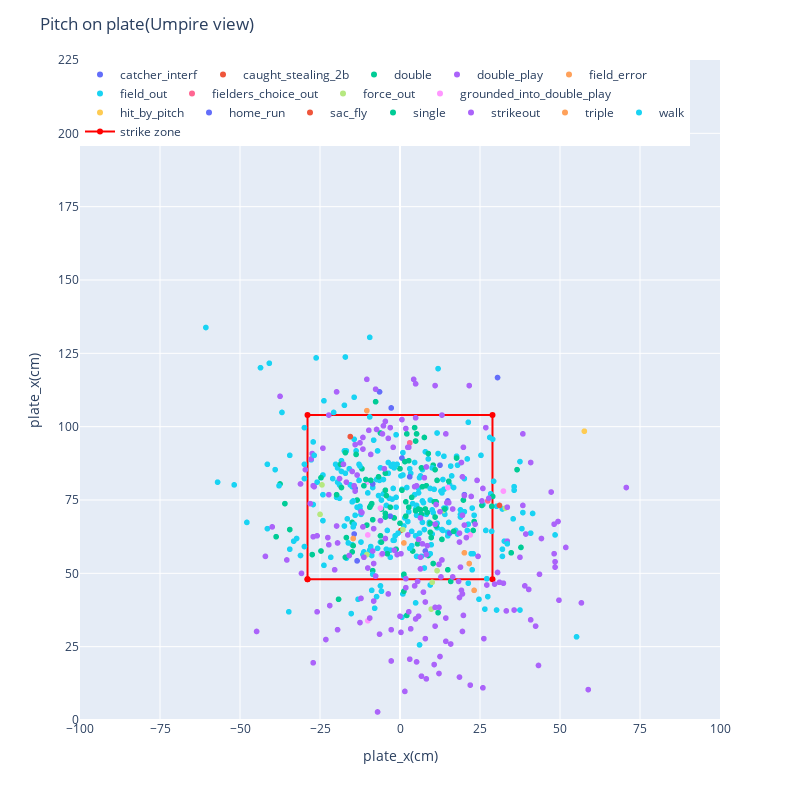

Write notebook code for a chart like this one.
### Code cell
# 結果ごとに可視化

_fig = plate(df, hover='events')
_fig.show()

### Figure 1 — Plotly figure (JSON) as saved in the notebook; plotly's stock layout.template omitted (floating-point values rounded to 4 significant figures; data arrays with more than 128 entries replaced by an {"elided": "..."} marker saying what was removed)
{"data": [{"customdata": [["2022-09-03T00:00:00", "Tucker, Kyle", "Ohtani, Shohei", 162.4, "4-Seam Fastball", null, null, null, "Kyle Tucker reaches on catcher interference by Max Stassi.    Jose Altuve to 3rd.    Alex Bregman to 2nd.    Kyle Tucker to 1st.", "foul"]], "hovertemplate": "<b>%{hovertext}</b><br><br>events=catcher_interf<br>plate_x_cm=%{x}<br>plate_z_cm=%{y}<br>game_date=%{customdata[0]}<br>batter_name=%{customdata[1]}<br>pitcher_name=%{customdata[2]}<br>effective_speed_kh=%{customdata[3]}<br>pitch_name=%{customdata[4]}<br>hit_distance_sc_m=%{customdata[5]}<br>launch_speed_kh=%{customdata[6]}<br>launch_angle=%{customdata[7]}<br>des=%{customdata[8]}<br>description=%{customdata[9]}<extra></extra>", "hovertext": ["catcher_interf"], "legendgroup": "catcher_interf", "marker": {"color": "#636efa", "symbol": "circle"}, "mode": "markers", "name": "catcher_interf", "showlegend": true, "type": "scattergl", "x": [30.48], "xaxis": "x", "y": [116.7], "yaxis": "y"}, {"customdata": [["2022-05-26T00:00:00", "Jansen, Danny", "Ohtani, Shohei", 134.6, "Slider", null, null, null, "Bo Bichette caught stealing 2nd base, catcher Max Stassi to second baseman Luis Rengifo.", "swinging_strike"]], "hovertemplate": "<b>%{hovertext}</b><br><br>events=caught_stealing_2b<br>plate_x_cm=%{x}<br>plate_z_cm=%{y}<br>game_date=%{customdata[0]}<br>batter_name=%{customdata[1]}<br>pitcher_name=%{customdata[2]}<br>effective_speed_kh=%{customdata[3]}<br>pitch_name=%{customdata[4]}<br>hit_distance_sc_m=%{customdata[5]}<br>launch_speed_kh=%{customdata[6]}<br>launch_angle=%{customdata[7]}<br>des=%{customdata[8]}<br>description=%{customdata[9]}<extra></extra>", "hovertext": ["caught_stealing_2b"], "legendgroup": "caught_stealing_2b", "marker": {"color": "#EF553B", "symbol": "circle"}, "mode": "markers", "name": "caught_stealing_2b", "showlegend": true, "type": "scattergl", "x": [0.3], "xaxis": "x", "y": [64.62], "yaxis": "y"}, {"customdata": {"elided": "22x10 mixed values"}, "hovertemplate": "<b>%{hovertext}</b><br><br>events=double<br>plate_x_cm=%{x}<br>plate_z_cm=%{y}<br>game_date=%{customdata[0]}<br>batter_name=%{customdata[1]}<br>pitcher_name=%{customdata[2]}<br>effective_speed_kh=%{customdata[3]}<br>pitch_name=%{customdata[4]}<br>hit_distance_sc_m=%{customdata[5]}<br>launch_speed_kh=%{customdata[6]}<br>launch_angle=%{customdata[7]}<br>des=%{customdata[8]}<br>description=%{customdata[9]}<extra></extra>", "hovertext": ["double", "double", "double", "double", "double", "double", "double", "double", "double", "double", "double", "double", "double", "double", "double", "double", "double", "double", "double", "double", "double", "double"], "legendgroup": "double", "marker": {"color": "#00cc96", "symbol": "circle"}, "mode": "markers", "name": "double", "showlegend": true, "type": "scattergl", "x": [2.13, 8.23, 10.36, -14.94, -9.45, 5.18, 23.16, -1.83, 8.84, -9.14, -34.44, 3.96, 19.81, 6.4, -13.41, -11.89, -27.43, -5.79, 22.86, -6.1, -8.53, -19.2], "xaxis": "x", "y": [97.54, 79.86, 86.87, 67.36, 72.54, 97.54, 67.67, 68.88, 56.08, 73.15, 64.92, 57.61, 74.98, 71.63, 74.98, 85.65, 56.39, 71.93, 64.62, 62.79, 50.9, 41.15], "yaxis": "y"}, {"customdata": [["2022-09-10T00:00:00", "Peña, Jeremy", "Ohtani, Shohei", 132, "Slider", 75.9, 128.2, 19, "Jeremy Pena lines into a double play, left fielder Mickey Moniak to first baseman Mike Ford.   Trey Mancini out at 1st.", "hit_into_play"]], "hovertemplate": "<b>%{hovertext}</b><br><br>events=double_play<br>plate_x_cm=%{x}<br>plate_z_cm=%{y}<br>game_date=%{customdata[0]}<br>batter_name=%{customdata[1]}<br>pitcher_name=%{customdata[2]}<br>effective_speed_kh=%{customdata[3]}<br>pitch_name=%{customdata[4]}<br>hit_distance_sc_m=%{customdata[5]}<br>launch_speed_kh=%{customdata[6]}<br>launch_angle=%{customdata[7]}<br>des=%{customdata[8]}<br>description=%{customdata[9]}<extra></extra>", "hovertext": ["double_play"], "legendgroup": "double_play", "marker": {"color": "#ab63fa", "symbol": "circle"}, "mode": "markers", "name": "double_play", "showlegend": true, "type": "scattergl", "x": [18.29], "xaxis": "x", "y": [47.24], "yaxis": "y"}, {"customdata": [["2022-08-27T00:00:00", "Biggio, Cavan", "Ohtani, Shohei", 159.0, "4-Seam Fastball", 21.95, 136.8, 4, "Cavan Biggio reaches on a fielding error by shortstop Andrew Velazquez.", "hit_into_play"], ["2022-04-14T00:00:00", "Semien, Marcus", "Ohtani, Shohei", 156.5, "4-Seam Fastball", 100.9, 151.8, 32, "Marcus Semien reaches on a fielding error by right fielder Jose Rojas.   Marcus Semien to 2nd.", "hit_into_play"], ["2022-08-03T00:00:00", "Laureano, Ramón", "Ohtani, Shohei", 140, "Slider", 1.22, 117.0, -23, "Ramon Laureano reaches on a throwing error by third baseman Luis Rengifo.", "hit_into_play"], ["2022-07-06T00:00:00", "Berti, Jon", "Ohtani, Shohei", 133.4, "Slider", 7.01, 115.4, -3, "Jon Berti reaches on a throwing error by shortstop Luis Rengifo.", "hit_into_play"]], "hovertemplate": "<b>%{hovertext}</b><br><br>events=field_error<br>plate_x_cm=%{x}<br>plate_z_cm=%{y}<br>game_date=%{customdata[0]}<br>batter_name=%{customdata[1]}<br>pitcher_name=%{customdata[2]}<br>effective_speed_kh=%{customdata[3]}<br>pitch_name=%{customdata[4]}<br>hit_distance_sc_m=%{customdata[5]}<br>launch_speed_kh=%{customdata[6]}<br>launch_angle=%{customdata[7]}<br>des=%{customdata[8]}<br>description=%{customdata[9]}<extra></extra>", "hovertext": ["field_error", "field_error", "field_error", "field_error"], "legendgroup": "field_error", "marker": {"color": "#FFA15A", "symbol": "circle"}, "mode": "markers", "name": "field_error", "showlegend": true, "type": "scattergl", "x": [-10.36, 1.22, 20.12, 21.64], "xaxis": "x", "y": [105.5, 60.35, 57, 53.34], "yaxis": "y"}, {"customdata": {"elided": "215x10 mixed values"}, "hovertemplate": "<b>%{hovertext}</b><br><br>events=field_out<br>plate_x_cm=%{x}<br>plate_z_cm=%{y}<br>game_date=%{customdata[0]}<br>batter_name=%{customdata[1]}<br>pitcher_name=%{customdata[2]}<br>effective_speed_kh=%{customdata[3]}<br>pitch_name=%{customdata[4]}<br>hit_distance_sc_m=%{customdata[5]}<br>launch_speed_kh=%{customdata[6]}<br>launch_angle=%{customdata[7]}<br>des=%{customdata[8]}<br>description=%{customdata[9]}<extra></extra>", "hovertext": {"elided": "215 str values"}, "legendgroup": "field_out", "marker": {"color": "#19d3f3", "symbol": "circle"}, "mode": "markers", "name": "field_out", "showlegend": true, "type": "scattergl", "x": {"elided": "215 float values"}, "xaxis": "x", "y": {"elided": "215 float values"}, "yaxis": "y"}, {"customdata": [["2022-06-09T00:00:00", "Cordero, Franchy", "Ohtani, Shohei", 159.5, "4-Seam Fastball", 3.66, 106.9, -13, "Franchy Cordero reaches on a fielder's choice out, shortstop Andrew Velazquez to catcher Max Stassi.   Alex Verdugo out at home.", "hit_into_play"], ["2022-05-05T00:00:00", "Martinez, J.D.", "Ohtani, Shohei", 144, "Split-Finger", 35.66, 128.3, 8, "J.D. Martinez reaches on a fielder's choice out, second baseman David Fletcher to shortstop Andrew Velazquez.   Rafael Devers out at 2nd.", "hit_into_play"]], "hovertemplate": "<b>%{hovertext}</b><br><br>events=fielders_choice_out<br>plate_x_cm=%{x}<br>plate_z_cm=%{y}<br>game_date=%{customdata[0]}<br>batter_name=%{customdata[1]}<br>pitcher_name=%{customdata[2]}<br>effective_speed_kh=%{customdata[3]}<br>pitch_name=%{customdata[4]}<br>hit_distance_sc_m=%{customdata[5]}<br>launch_speed_kh=%{customdata[6]}<br>launch_angle=%{customdata[7]}<br>des=%{customdata[8]}<br>description=%{customdata[9]}<extra></extra>", "hovertext": ["fielders_choice_out", "fielders_choice_out"], "legendgroup": "fielders_choice_out", "marker": {"color": "#FF6692", "symbol": "circle"}, "mode": "markers", "name": "fielders_choice_out", "showlegend": true, "type": "scattergl", "x": [3.05, 27.43], "xaxis": "x", "y": [94.49, 74.68], "yaxis": "y"}, {"customdata": [["2022-08-27T00:00:00", "Kirk, Alejandro", "Ohtani, Shohei", 146.4, "Split-Finger", 0.61, 110.6, -38, "Alejandro Kirk grounds into a force out, third baseman Luis Rengifo to second baseman David Fletcher.   George Springer out at 2nd.    Alejandro Kirk to 1st.", "hit_into_play"], ["2022-09-17T00:00:00", "Frazier, Adam", "Ohtani, Shohei", 150.9, "Cutter", 18.9, 152.3, 1, "Adam Frazier grounds into a force out, shortstop Luis Rengifo to second baseman Michael Stefanic.   Cal Raleigh out at 2nd.    Adam Frazier to 1st.", "hit_into_play"], ["2022-09-17T00:00:00", "France, Ty", "Ohtani, Shohei", 140.2, "Slider", 1.22, 130.9, -28, "Ty France grounds into a force out, shortstop Luis Rengifo to second baseman Michael Stefanic.   J.P. Crawford out at 2nd.", "hit_into_play"], ["2022-08-09T00:00:00", "Laureano, Ramón", "Ohtani, Shohei", 141.8, "Slider", 15.24, 139.5, 2, "Ramon Laureano grounds into a force out, shortstop David Fletcher to second baseman Luis Rengifo.   Vimael Machin out at 2nd.", "hit_into_play"], ["2022-09-17T00:00:00", "Haggerty, Sam", "Ohtani, Shohei", 134.2, "Slider", 0.61, 124.6, -41, "Sam Haggerty grounds into a force out, first baseman Mike Ford to shortstop Luis Rengifo.   Adam Frazier out at 2nd.    Sam Haggerty to 1st.", "hit_into_play"], ["2022-08-15T00:00:00", "Haggerty, Sam", "Ohtani, Shohei", 156, "4-Seam Fastball", 2.44, 131.4, -13, "Sam Haggerty grounds into a force out, second baseman David Fletcher to shortstop Andrew Velazquez.   Adam Frazier out at 2nd.    Sam Haggerty to 1st.", "hit_into_play"], ["2022-04-07T00:00:00", "Bregman, Alex", "Ohtani, Shohei", 158.2, "4-Seam Fastball", 0.61, 129.1, -34, "Alex Bregman grounds into a force out, shortstop David Fletcher to second baseman Matt Duffy.   Michael Brantley out at 2nd.    Alex Bregman to 1st.", "hit_into_play"], ["2022-09-10T00:00:00", "Bregman, Alex", "Ohtani, Shohei", 137.9, "Slider", 1.83, 111.0, -12, "Alex Bregman grounds into a force out, shortstop Andrew Velazquez to second baseman Luis Rengifo.   Yuli Gurriel to 3rd.    Yordan Alvarez out at 2nd.    Alex Bregman to 1st.", "hit_into_play"], ["2022-04-27T00:00:00", "Rosario, Amed", "Ohtani, Shohei", 141.3, "Cutter", 1.52, 141.8, -29, "Amed Rosario grounds into a force out, shortstop Tyler Wade to second baseman Jack Mayfield.   Myles Straw out at 2nd.    Amed Rosario to 1st.", "hit_into_play"]], "hovertemplate": "<b>%{hovertext}</b><br><br>events=force_out<br>plate_x_cm=%{x}<br>plate_z_cm=%{y}<br>game_date=%{customdata[0]}<br>batter_name=%{customdata[1]}<br>pitcher_name=%{customdata[2]}<br>effective_speed_kh=%{customdata[3]}<br>pitch_name=%{customdata[4]}<br>hit_distance_sc_m=%{customdata[5]}<br>launch_speed_kh=%{customdata[6]}<br>launch_angle=%{customdata[7]}<br>des=%{customdata[8]}<br>description=%{customdata[9]}<extra></extra>", "hovertext": ["force_out", "force_out", "force_out", "force_out", "force_out", "force_out", "force_out", "force_out", "force_out"], "legendgroup": "force_out", "marker": {"color": "#B6E880", "symbol": "circle"}, "mode": "markers", "name": "force_out", "showlegend": true, "type": "scattergl", "x": [10.06, -24.99, 32.92, 13.41, -10.36, 0.91, 11.58, 9.75, -24.38], "xaxis": "x", "y": [46.94, 70.1, 72.24, 71.32, 56.39, 64.92, 50.9, 37.8, 80.16], "yaxis": "y"}, {"customdata": [["2022-06-02T00:00:00", "Rizzo, Anthony", "Ohtani, Shohei", 160, "4-Seam Fastball", 41.76, 152.5, 6, "Anthony Rizzo grounds into a double play, third baseman Matt Duffy to second baseman Luis Rengifo to first baseman Jared Walsh.   Aaron Judge out at 2nd.    Anthony Rizzo out at 1st.", "hit_into_play"], ["2022-09-10T00:00:00", "Tucker, Kyle", "Ohtani, Shohei", 150.6, "Cutter", 4.88, 159.5, -8, "Kyle Tucker grounds into a double play, second baseman Luis Rengifo to first baseman Mike Ford.   Alex Bregman out at 2nd.    Kyle Tucker out at 1st.", "hit_into_play"], ["2022-09-03T00:00:00", "Bregman, Alex", "Ohtani, Shohei", 143.8, "Slider", 6.4, 111.4, -5, "Alex Bregman grounds into a double play, shortstop Andrew Velazquez to second baseman David Fletcher to first baseman Mike Ford.   Yuli Gurriel out at 2nd.    Alex Bregman out at 1st.", "hit_into_play"], ["2022-07-28T00:00:00", "Heim, Jonah", "Ohtani, Shohei", 148, "Cutter", 3.66, 123.7, -12, "Jonah Heim grounds into a double play, first baseman Jared Walsh to shortstop Andrew Velazquez to first baseman Jared Walsh.   Corey Seager out at 2nd.    Jonah Heim out at 1st.", "hit_into_play"], ["2022-09-17T00:00:00", "Frazier, Adam", "Ohtani, Shohei", 142.1, "Split-Finger", 5.49, 119.0, -2, "Adam Frazier grounds into a double play, second baseman Luis Rengifo to shortstop Livan Soto to first baseman Mike Ford.   Cal Raleigh out at 2nd.    Adam Frazier out at 1st.", "hit_into_play"], ["2022-05-18T00:00:00", "Lowe, Nathaniel", "Ohtani, Shohei", 158.4, "4-Seam Fastball", 0.91, 170.4, -27, "Nathaniel Lowe grounds into a double play, shortstop Andrew Velazquez to first baseman Jared Walsh.   Jonah Heim out at 2nd.    Nathaniel Lowe out at 1st.", "hit_into_play"], ["2022-06-22T00:00:00", "Benintendi, Andrew", "Ohtani, Shohei", 156.5, "4-Seam Fastball", 1.22, 147.7, -27, "Andrew Benintendi grounds into a double play, second baseman Luis Rengifo to first baseman David MacKinnon.   Whit Merrifield out at 2nd.    Andrew Benintendi out at 1st.", "hit_into_play"], ["2022-08-09T00:00:00", "Murphy, Sean", "Ohtani, Shohei", 139.4, "Slider", 1.83, 113.1, -18, "Sean Murphy grounds into a double play, shortstop David Fletcher to first baseman Jared Walsh.   Ramon Laureano out at 2nd.    Sean Murphy out at 1st.", "hit_into_play"]], "hovertemplate": "<b>%{hovertext}</b><br><br>events=grounded_into_double_play<br>plate_x_cm=%{x}<br>plate_z_cm=%{y}<br>game_date=%{customdata[0]}<br>batter_name=%{customdata[1]}<br>pitcher_name=%{customdata[2]}<br>effective_speed_kh=%{customdata[3]}<br>pitch_name=%{customdata[4]}<br>hit_distance_sc_m=%{customdata[5]}<br>launch_speed_kh=%{customdata[6]}<br>launch_angle=%{customdata[7]}<br>des=%{customdata[8]}<br>description=%{customdata[9]}<extra></extra>", "hovertext": ["grounded_into_double_play", "grounded_into_double_play", "grounded_into_double_play", "grounded_into_double_play", "grounded_into_double_play", "grounded_into_double_play", "grounded_into_double_play", "grounded_into_double_play"], "legendgroup": "grounded_into_double_play", "marker": {"color": "#FF97FF", "symbol": "circle"}, "mode": "markers", "name": "grounded_into_double_play", "showlegend": true, "type": "scattergl", "x": [-10.06, -10.36, 32.31, 14.94, -10.06, -5.79, -6.1, 21.95], "xaxis": "x", "y": [63.09, 81.08, 78.03, 79.25, 33.83, 56.39, 72.24, 63.09], "yaxis": "y"}, {"customdata": [["2022-05-18T00:00:00", "Calhoun, Kole", "Ohtani, Shohei", 139.0, "Slider", null, null, null, "Kole Calhoun hit by pitch.    Corey Seager to 2nd.", "hit_by_pitch"]], "hovertemplate": "<b>%{hovertext}</b><br><br>events=hit_by_pitch<br>plate_x_cm=%{x}<br>plate_z_cm=%{y}<br>game_date=%{customdata[0]}<br>batter_name=%{customdata[1]}<br>pitcher_name=%{customdata[2]}<br>effective_speed_kh=%{customdata[3]}<br>pitch_name=%{customdata[4]}<br>hit_distance_sc_m=%{customdata[5]}<br>launch_speed_kh=%{customdata[6]}<br>launch_angle=%{customdata[7]}<br>des=%{customdata[8]}<br>description=%{customdata[9]}<extra></extra>", "hovertext": ["hit_by_pitch"], "legendgroup": "hit_by_pitch", "marker": {"color": "#FECB52", "symbol": "circle"}, "mode": "markers", "name": "hit_by_pitch", "showlegend": true, "type": "scattergl", "x": [57.61], "xaxis": "x", "y": [98.45], "yaxis": "y"}, {"customdata": {"elided": "14x10 mixed values"}, "hovertemplate": "<b>%{hovertext}</b><br><br>events=home_run<br>plate_x_cm=%{x}<br>plate_z_cm=%{y}<br>game_date=%{customdata[0]}<br>batter_name=%{customdata[1]}<br>pitcher_name=%{customdata[2]}<br>effective_speed_kh=%{customdata[3]}<br>pitch_name=%{customdata[4]}<br>hit_distance_sc_m=%{customdata[5]}<br>launch_speed_kh=%{customdata[6]}<br>launch_angle=%{customdata[7]}<br>des=%{customdata[8]}<br>description=%{customdata[9]}<extra></extra>", "hovertext": ["home_run", "home_run", "home_run", "home_run", "home_run", "home_run", "home_run", "home_run", "home_run", "home_run", "home_run", "home_run", "home_run", "home_run"], "legendgroup": "home_run", "marker": {"color": "#636efa", "symbol": "circle"}, "mode": "markers", "name": "home_run", "showlegend": true, "type": "scattergl", "x": [-2.74, -6.4, 12.5, 7.92, 0.61, -8.53, -14.02, 3.05, 15.54, -3.05, 20.12, -14.33, -13.41, 14.94], "xaxis": "x", "y": [106.4, 111.9, 86.87, 57.61, 89.31, 80.47, 78.94, 82.91, 63.7, 69.49, 76.81, 63.4, 54.25, 74.68], "yaxis": "y"}, {"customdata": [["2022-07-06T00:00:00", "Cooper, Garrett", "Ohtani, Shohei", 138.9, "Slider", 99.36, 146.2, 32, "Garrett Cooper out on a sacrifice fly to right fielder Taylor Ward.   Jon Berti scores.    Joey Wendle to 3rd.", "hit_into_play"], ["2022-06-09T00:00:00", "Dalbec, Bobby", "Ohtani, Shohei", 140.2, "Slider", 107.3, 154.1, 25, "Bobby Dalbec out on a sacrifice fly to center fielder Juan Lagares.   Franchy Cordero scores.", "hit_into_play"]], "hovertemplate": "<b>%{hovertext}</b><br><br>events=sac_fly<br>plate_x_cm=%{x}<br>plate_z_cm=%{y}<br>game_date=%{customdata[0]}<br>batter_name=%{customdata[1]}<br>pitcher_name=%{customdata[2]}<br>effective_speed_kh=%{customdata[3]}<br>pitch_name=%{customdata[4]}<br>hit_distance_sc_m=%{customdata[5]}<br>launch_speed_kh=%{customdata[6]}<br>launch_angle=%{customdata[7]}<br>des=%{customdata[8]}<br>description=%{customdata[9]}<extra></extra>", "hovertext": ["sac_fly", "sac_fly"], "legendgroup": "sac_fly", "marker": {"color": "#EF553B", "symbol": "circle"}, "mode": "markers", "name": "sac_fly", "showlegend": true, "type": "scattergl", "x": [31.09, -15.54], "xaxis": "x", "y": [73.15, 96.62], "yaxis": "y"}, {"customdata": {"elided": "80x10 mixed values"}, "hovertemplate": "<b>%{hovertext}</b><br><br>events=single<br>plate_x_cm=%{x}<br>plate_z_cm=%{y}<br>game_date=%{customdata[0]}<br>batter_name=%{customdata[1]}<br>pitcher_name=%{customdata[2]}<br>effective_speed_kh=%{customdata[3]}<br>pitch_name=%{customdata[4]}<br>hit_distance_sc_m=%{customdata[5]}<br>launch_speed_kh=%{customdata[6]}<br>launch_angle=%{customdata[7]}<br>des=%{customdata[8]}<br>description=%{customdata[9]}<extra></extra>", "hovertext": ["single", "single", "single", "single", "single", "single", "single", "single", "single", "single", "single", "single", "single", "single", "single", "single", "single", "single", "single", "single", "single", "single", "single", "single", "single", "single", "single", "single", "single", "single", "single", "single", "single", "single", "single", "single", "single", "single", "single", "single", "single", "single", "single", "single", "single", "single", "single", "single", "single", "single", "single", "single", "single", "single", "single", "single", "single", "single", "single", "single", "single", "single", "single", "single", "single", "single", "single", "single", "single", "single", "single", "single", "single", "single", "single", "single", "single", "single", "single", "single"], "legendgroup": "single", "marker": {"color": "#00cc96", "symbol": "circle"}, "mode": "markers", "name": "single", "showlegend": true, "type": "scattergl", "x": [7.92, 1.22, -1.22, 15.85, -4.57, 1.83, 28.65, 25.6, 0.61, 10.36, 10.67, 7.01, 10.97, -38.71, -4.57, -4.27, 28.96, 1.52, -6.71, -18.29, 0, 11.28, -4.57, 8.84, -3.96, 2.13, 9.75, 14.02, 7.62, -6.1, -14.63, -3.05, 4.88, 9.45, 8.53, 5.49, 1.22, -35.97, 2.74, 9.45, -14.94, -19.81, 37.8, -7.62, 2.74, -4.57, -24.69, -8.84, 36.58, 11.89, 6.71, -37.49, -24.69, 11.28, -5.79, 16.76, 3.66, -16.76, 0, 6.71, 4.57, 17.68, -13.72, 34.75, 11.58, 13.11, -10.67, -18.59, 1.83, -10.36, 15.24, 14.94, -11.28, 10.97, 5.79, 4.88, -8.53, -17.07, -9.14, -17.07], "xaxis": "x", "y": [71.93, 43.89, 58.22, 47.24, 84.12, 74.37, 72.85, 73.15, 78.33, 53.34, 74.37, 79.55, 85.34, 62.48, 78.33, 76.5, 76.2, 88.09, 82.91, 79.25, 67.06, 74.37, 70.41, 90.83, 56.69, 35.66, 62.18, 71.93, 96.32, 97.84, 59.44, 72.54, 95.1, 64.01, 70.71, 60.05, 49.68, 73.76, 88.39, 67.06, 57.3, 76.81, 58.83, 108.5, 72.54, 69.19, 82.6, 73.76, 85.34, 36.58, 70.1, 80.47, 57.61, 66.14, 60.66, 64.31, 75.9, 62.18, 85.65, 85.95, 99.67, 89.31, 90.53, 57, 81.69, 61.57, 81.99, 87.17, 69.49, 66.45, 81.38, 51.21, 79.86, 69.19, 71.93, 71.32, 68.28, 55.47, 81.69, 91.14], "yaxis": "y"}, {"customdata": {"elided": "196x10 mixed values"}, "hovertemplate": "<b>%{hovertext}</b><br><br>events=strikeout<br>plate_x_cm=%{x}<br>plate_z_cm=%{y}<br>game_date=%{customdata[0]}<br>batter_name=%{customdata[1]}<br>pitcher_name=%{customdata[2]}<br>effective_speed_kh=%{customdata[3]}<br>pitch_name=%{customdata[4]}<br>hit_distance_sc_m=%{customdata[5]}<br>launch_speed_kh=%{customdata[6]}<br>launch_angle=%{customdata[7]}<br>des=%{customdata[8]}<br>description=%{customdata[9]}<extra></extra>", "hovertext": {"elided": "196 str values"}, "legendgroup": "strikeout", "marker": {"color": "#ab63fa", "symbol": "circle"}, "mode": "markers", "name": "strikeout", "showlegend": true, "type": "scattergl", "x": {"elided": "196 float values"}, "xaxis": "x", "y": {"elided": "196 float values"}, "yaxis": "y"}, {"customdata": [["2022-07-28T00:00:00", "Lowe, Nathaniel", "Ohtani, Shohei", 155.4, "4-Seam Fastball", 69.8, 149.6, 14, "Nathaniel Lowe triples (2) on a line drive to left fielder Brandon Marsh.", "hit_into_play"], ["2022-08-21T00:00:00", "Reyes, Victor", "Ohtani, Shohei", 138.9, "Slider", 103.0, 162.2, 24, "Victor Reyes triples (2) on a sharp fly ball to right fielder Taylor Ward.   Akil Baddoo scores.    Riley Greene scores.", "hit_into_play"]], "hovertemplate": "<b>%{hovertext}</b><br><br>events=triple<br>plate_x_cm=%{x}<br>plate_z_cm=%{y}<br>game_date=%{customdata[0]}<br>batter_name=%{customdata[1]}<br>pitcher_name=%{customdata[2]}<br>effective_speed_kh=%{customdata[3]}<br>pitch_name=%{customdata[4]}<br>hit_distance_sc_m=%{customdata[5]}<br>launch_speed_kh=%{customdata[6]}<br>launch_angle=%{customdata[7]}<br>des=%{customdata[8]}<br>description=%{customdata[9]}<extra></extra>", "hovertext": ["triple", "triple"], "legendgroup": "triple", "marker": {"color": "#FFA15A", "symbol": "circle"}, "mode": "markers", "name": "triple", "showlegend": true, "type": "scattergl", "x": [-14.63, 23.16], "xaxis": "x", "y": [61.87, 44.2], "yaxis": "y"}, {"customdata": {"elided": "36x10 mixed values"}, "hovertemplate": "<b>%{hovertext}</b><br><br>events=walk<br>plate_x_cm=%{x}<br>plate_z_cm=%{y}<br>game_date=%{customdata[0]}<br>batter_name=%{customdata[1]}<br>pitcher_name=%{customdata[2]}<br>effective_speed_kh=%{customdata[3]}<br>pitch_name=%{customdata[4]}<br>hit_distance_sc_m=%{customdata[5]}<br>launch_speed_kh=%{customdata[6]}<br>launch_angle=%{customdata[7]}<br>des=%{customdata[8]}<br>description=%{customdata[9]}<extra></extra>", "hovertext": ["walk", "walk", "walk", "walk", "walk", "walk", "walk", "walk", "walk", "walk", "walk", "walk", "walk", "walk", "walk", "walk", "walk", "walk", "walk", "walk", "walk", "walk", "walk", "walk", "walk", "walk", "walk", "walk", "walk", "walk", "walk", "walk", "walk", "walk", "walk", "walk"], "legendgroup": "walk", "marker": {"color": "#19d3f3", "symbol": "circle"}, "mode": "markers", "name": "walk", "showlegend": true, "type": "scattergl", "x": [-37.8, 38.1, 30.18, 55.17, 37.49, -26.82, -6.1, -20.73, 38.4, -29.87, -26.21, -47.85, -40.84, -57, -43.59, -17.37, 41.45, -60.66, 27.13, 6.1, -36.88, -31.09, -34.44, 25.3, -41.45, 11.89, -29.87, 26.52, 48.46, -9.45, 33.53, 24.69, -51.82, -8.84, 37.49, -17.07], "xaxis": "x", "y": [79.86, 65.23, 37.49, 28.35, 37.49, 90.22, 45.72, 104.8, 70.71, 59.13, 123.4, 67.36, 121.6, 81.08, 120.1, 107.3, 70.41, 133.8, 48.16, 25.6, 104.8, 56.08, 58.22, 90.22, 87.17, 119.8, 99.67, 37.8, 63.09, 130.4, 60.05, 41.15, 80.16, 44.2, 88.09, 123.8], "yaxis": "y"}, {"line": {"color": "red"}, "name": "strike zone", "type": "scatter", "x": [-28.9, -28.9, 28.9, 28.9, -28.9], "y": [48, 104, 104, 48, 48]}], "layout": {"autosize": false, "height": 800, "legend": {"orientation": "h", "title": {}, "tracegroupgap": 0, "x": 0, "xanchor": "left", "y": 1, "yanchor": "top"}, "margin": {"t": 60}, "title": {"text": "Pitch on plate(Umpire view)"}, "width": 800, "xaxis": {"anchor": "y", "domain": [0, 1], "dtick": 25, "range": [-100, 100], "title": {"text": "plate_x(cm)"}}, "yaxis": {"anchor": "x", "domain": [0, 1], "dtick": 25, "range": [0, 225], "title": {"text": "plate_x(cm)"}}}}
